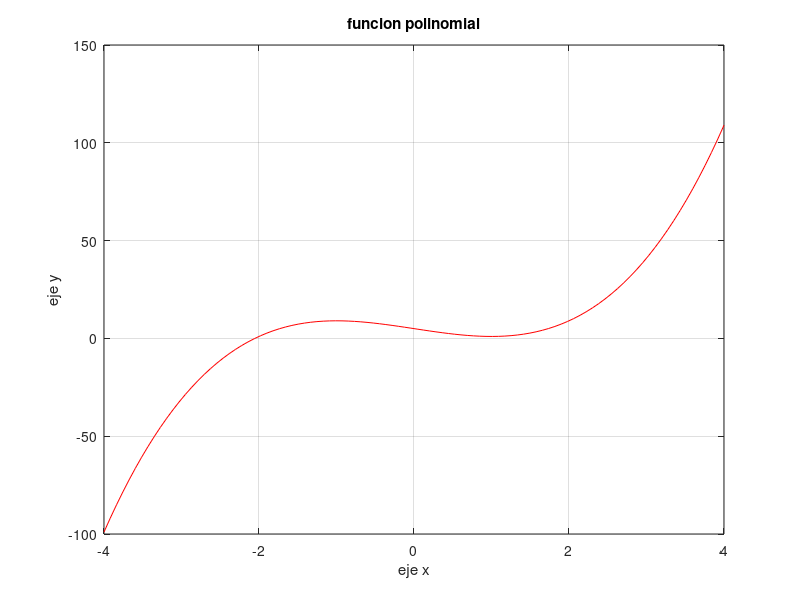

Write the MATLAB code that produced this figure.
%Graficar el polinomio p(x) = 2x^3 − 6x + 5, para −4 ≤ x ≤ 4
xx = linspace(-4,4);%genera un conjunto de puntos(abcisas),
p = [2 0 -6 5]; %creando un polinomio
yy=polyval(p,xx);%evaluando el polinomio en los puntos que estan en xx

%GRAFICANDO EL POLINOMIO:
plot(xx,yy,"r")
title('funcion polinomial')
xlabel("eje x")
ylabel("eje y")
grid on % funcion para que aparezca grilletas
